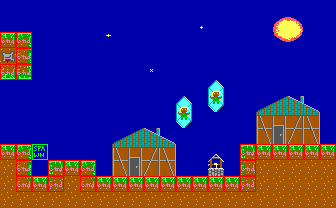

This game map was drawn from its Tiled (.tmx) file and the tilesets committed beside it. A one-line description and the full map source follow:
An orthogonal 21x13 tile map with 16x16 px tiles, 2 tile layers (bg, col), 3 tilesets.

<map version="1.10" tiledversion="1.11.0" orientation="orthogonal" renderorder="right-down" width="21" height="13" tilewidth="16" tileheight="16" infinite="0" nextlayerid="4" nextobjectid="32">
 <tileset firstgid="1" source="tileset4.tsx" />
 <tileset firstgid="241" source="obj.tsx" />
 <tileset firstgid="481" source="tileset.tsx" />
 <layer id="1" name="bg" width="21" height="13">
  <data encoding="csv">
525,525,525,525,525,525,525,525,525,525,525,525,525,525,525,525,525,525,525,525,525,
525,525,525,525,525,525,525,525,525,525,525,525,24,525,525,525,525,1,2,525,525,
83,84,525,525,525,525,3,525,525,525,525,525,525,525,525,525,525,21,22,525,525,
125,104,525,525,525,525,525,525,525,525,525,525,525,525,525,525,525,525,525,525,525,
183,184,525,525,525,525,525,525,525,23,525,525,525,525,525,525,525,525,525,525,525,
525,525,525,525,525,525,525,525,525,525,525,525,525,111,525,525,525,525,525,525,525,
525,525,525,525,525,525,525,525,525,525,525,111,525,131,525,45,11,12,13,14,525,
525,525,525,525,525,525,525,525,525,525,525,131,525,525,525,45,31,32,33,34,525,
525,525,525,525,525,525,525,11,12,13,14,525,525,525,525,45,51,52,53,54,525,
83,84,525,525,525,525,525,31,32,33,34,525,525,5,525,82,83,83,83,83,83,
103,104,525,82,83,84,525,51,52,53,54,525,45,25,45,102,103,103,103,103,103,
103,124,83,122,103,124,83,83,83,83,83,83,83,83,83,122,103,103,103,103,103,
103,103,103,103,103,103,103,103,103,103,103,103,103,103,103,103,103,103,103,103,103
</data>
 </layer>
 <layer id="2" name="col" width="21" height="13">
  <data encoding="csv">
241,241,241,241,241,241,241,241,241,241,241,241,241,241,241,241,241,241,241,241,241,
241,241,241,241,241,241,241,241,241,241,241,241,241,241,241,241,241,241,241,241,241,
242,242,241,241,241,241,241,241,241,241,241,241,241,241,241,241,241,241,241,241,241,
241,242,241,241,241,241,241,241,241,241,241,241,241,241,241,241,241,241,241,241,241,
242,242,241,241,241,241,241,241,241,241,241,241,241,241,241,241,241,241,241,241,241,
241,241,241,241,241,241,241,241,241,241,241,241,241,241,241,241,241,241,241,241,241,
241,241,241,241,241,241,241,241,241,241,241,241,241,241,241,241,241,241,241,241,241,
241,241,241,241,241,241,241,241,241,241,241,241,241,241,241,241,241,241,241,241,241,
241,241,241,241,241,241,241,241,241,241,241,241,241,241,241,241,241,241,241,241,241,
242,242,243,241,241,241,241,241,241,241,241,241,241,241,241,242,242,242,242,242,242,
241,242,241,242,242,242,241,241,241,241,241,241,241,241,241,242,241,241,241,241,241,
241,242,242,242,241,242,242,242,242,242,242,242,242,242,242,242,241,241,241,241,241,
241,241,241,241,241,241,241,241,241,241,241,241,241,241,241,241,241,241,241,241,241
</data>
 </layer>
 <objectgroup id="3" name="obj" />
</map>
